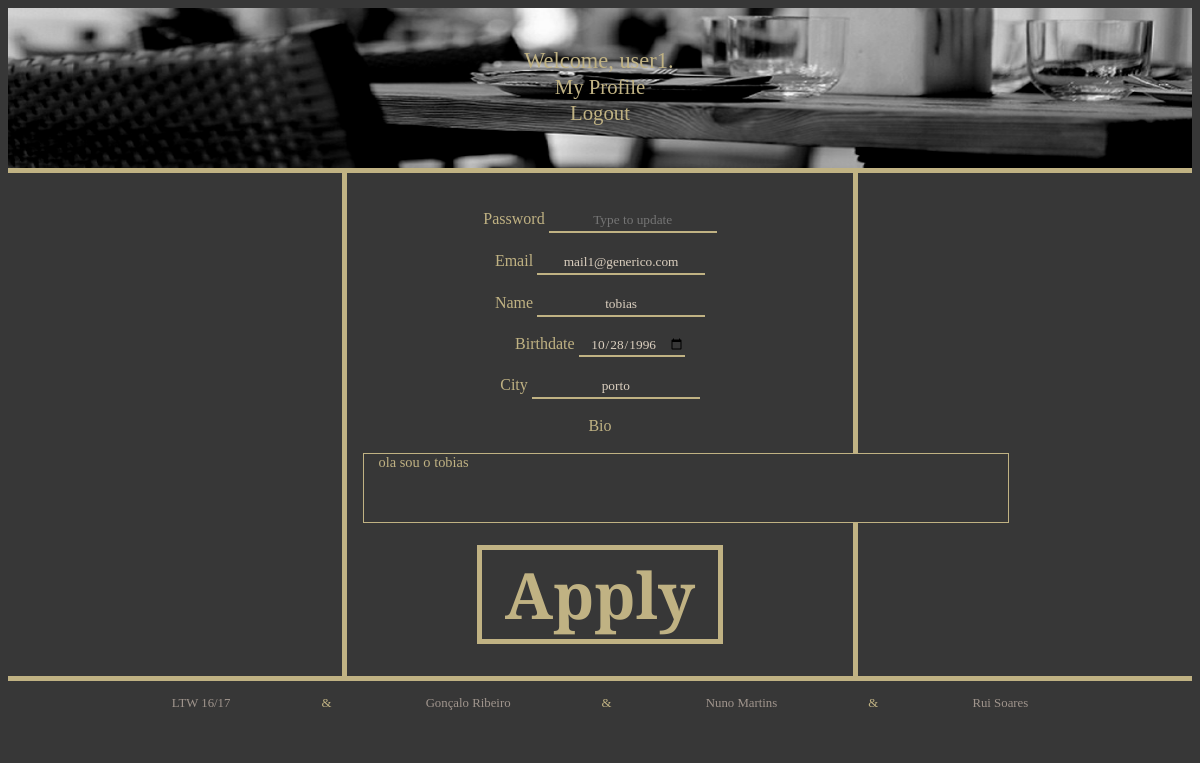
Before: /profile_edit.php (signed in) with the older database file.
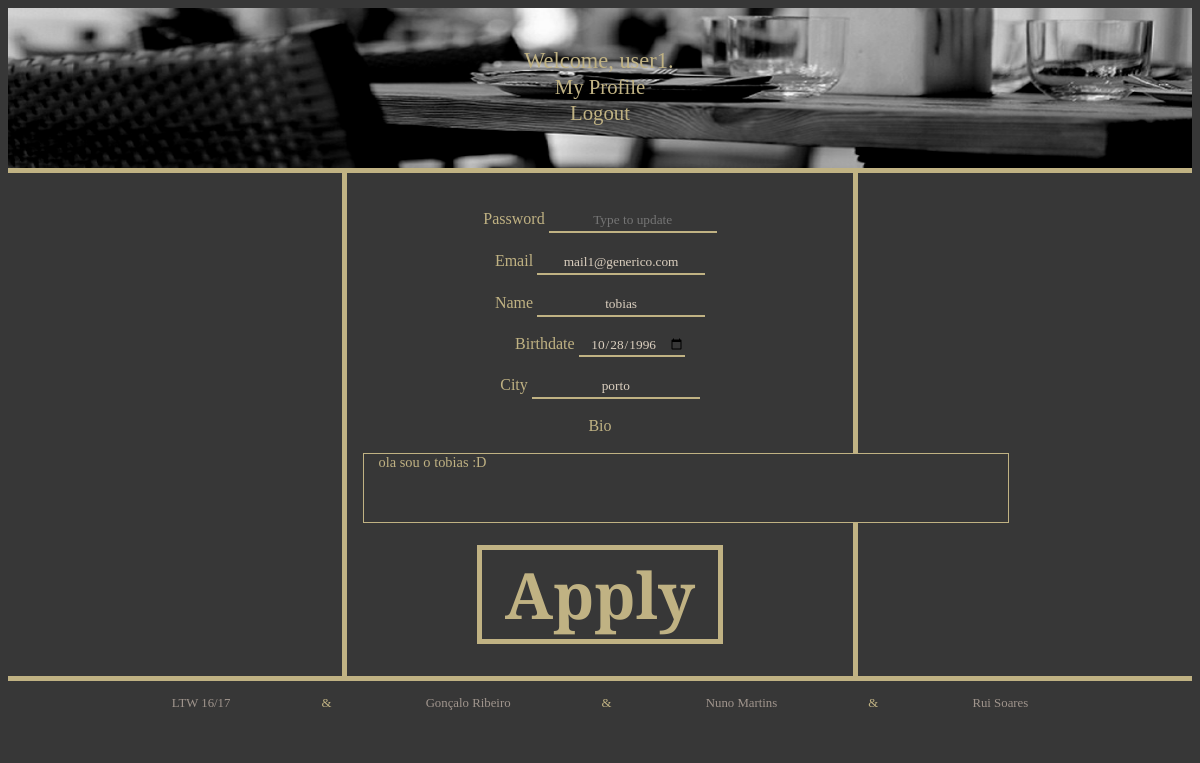
After: the same page with the newer database file.
### tables this page shows
CREATE TABLE account(
	username VARCHAR(16) PRIMARY KEY NOT NULL,
	password VARCHAR(33) NOT NULL,
	email VARCHAR(254),
	name VARCHAR(100),
	birth DATE,
	city VARCHAR(50),
	country VARCHAR(50),
	description VARCHAR(256),
	type VARCHAR(10)
);

### profile_edit.php (called while the page is built)
<?php
include('./pageLayout/head.php');
include('./pageLayout/pageHeader.php');
include('./pageLayout/profile_edit_body.php');
include('./pageLayout/about.php');
include('./pageLayout/footer.php');
?>

### php/users.php (called while the page is built, shortened)
<?php
    function getUser($dbh,$user){
        $stmt = $dbh->prepare('SELECT * FROM account WHERE username = ?');
        $stmt->execute(array($user));
        return $stmt->fetch();
    }
?>

### pageLayout/profile_edit_body.php (the view)
<div id="register_body">
	<div id="register_area">
        <?php
            include_once('./php/connectdb.php');
            include_once('./php/users.php');
            $dbh = connectdb('./database/database.db');
            $user = getUser($dbh,$_SESSION['username']);
        ?>
        <form id="edit_user" action="php/updateUser.php" method="post">
                <br><br>
                <label >Password</label>
				<input id="input" name="password_input" type="password" placeholder="Type to update" value="">
                <br><br>
                <label >Email</label>
				<input id="input" name="email_input" type="text" value="<?php echo $user['email']; ?>">
                <br><br>
                <label >Name</label>
				<input id="input" name="name_input" type="text" value="<?php echo $user['name']; ?>">
                <br><br>
                <label >Birthdate</label>
				<input id="input" name="birth_input" type="date" value="<?php echo $user['birth']; ?>">
                <br><br>
                <label >City</label>
				<input id="input" name="city_input" type="text" value="<?php echo $user['city']; ?>">
                <br><br>
                <label >Bio</label>
                <br><br>
                <textarea id="description_area" rows="4" cols="75" name="description_input" form="edit_user"><?php echo $user['description'] ?></textarea>
                <br><br>
                <input id="submit_btn" type="submit" value=" Apply ">
        </form>
    </div>
</div>

### pageLayout/head.php (shortened to what this page needs)
<!DOCTYPE html>
<html>
	<head>
		<link rel="stylesheet" href="./stylesheets/mainBody.css">
		<link rel="stylesheet" href="./stylesheets/registerBody.css">
		<link rel="stylesheet" href="./stylesheets/pageHeader.css">
		<link rel="stylesheet" href="./stylesheets/about.css">
		<link rel="stylesheet" href="./stylesheets/profileBody.css">
		<link rel="stylesheet" href="./stylesheets/restaurantBody.css">
	</head>
	<body>

### pageLayout/pageHeader.php
<div id="page_header">
	<a href="index.php">
		<div id="stock_img">
			<img src="./resources/restaurant_stock.jpg" />
		</div>
	</a>
	<div id="login_area">
		<?php if(!isset($_SESSION['username'])):?>
		<form action="php/login.php" method="post">
			<div id="usernameThings" />
				<label id="username_label">Username</label>
				<input id="username_input" name="username_input" type="text" required>
			</div>
			<div id="passwordThings" />
				<label id="password_label">Password</label>
				<input id="password_input" name="password_input" type="password" required>
			</div>
			<?php if(isset($_GET['invalidacc'])): ?>
			<label id="incorrect">Incorrect username/password</label><br>
			<?php endif;?>
			<input id="login_btn" type="submit" value="Login">
		</form>
		<input id="register_btn" type="button" onclick="window.location = 'register.php';" value="Register">
		<?php else:?>
		<form id="my_profile" action="profile.php<?php echo '?username=' . $_SESSION['username'];?>" method="post">
			<label id="user_name"><?php echo $_SESSION['username']; ?></label>
			<br>
			<input id="profile_btn" type="submit" value="My Profile">
		</form>
		<form action="php/logout.php" method="post">
			<input id="logout_btn" type="submit" value="Logout">
		</form>
		<?php endif;?>
	</div>
</div>

### pageLayout/about.php
<div id="about">
	<div id="aboutDiv">
		<p>LTW 16/17</p>
		<p>Gonçalo Ribeiro</p>
		<p>Nuno Martins</p>
		<p>Rui Soares</p>
	</div>
</div>

### pageLayout/footer.php
	</body>
</html>

### stylesheets/mainBody.css (style rules this page uses)
body { background-color: #373737; overflow:auto; }
a { color: #C0B283; text-decoration:none; }

### stylesheets/registerBody.css (style rules this page uses)
#register_area { height:100%; width:40%; min-width: 400px; padding-left: 1em; padding-right: 1em; margin:0 auto; color: #C0B283; background-color: #373737; font-family: 'Playfair Display', serif; border-right: 5px solid #C0B283; border-left: 5px solid #C0B283; text-align:center; }
#register_body { float: left; width: 100%; min-width: 1000px; height: 100%; border-bottom: 5px solid #C0B283; }
#input { border: 0px solid; height: 1.5em; text-align: center; font-family: 'Playfair Display', serif; border-bottom: 2px solid #C0B283; color: #DCD0C0; background:#373737; }
#submit_btn { position:relative; margin:0 auto; margin-bottom:0.5em; border-style:solid; border-width: 5px; background-color:inherit; font-family: inherit; font-size:4em; font-weight:bold; color: #C0B283; border-color: #C0B283; }
#description_area { background-color: #373737; font-family: 'Playfair Display', serif; font-size: 0.9em; color: #C0B283; resize: none; text-align: justify; padding: 0; padding-left: 1em; padding-right: 1em; border: 1px solid #C0B283; }

### stylesheets/pageHeader.css (style rules this page uses)
#page_header { float: left; height: 160px; width: 100%; min-width: 1000px; background-color: #373737; border-bottom: 5px solid #C0B283; }
#stock_img * { float: right; width: 100%; min-width:700px; height: 160px; background-color:lime; }
#login_area { position:relative; margin:0 auto; top:-7.5em; height: 6em; width:40%; text-align: center; font-family: 'Playfair Display', serif; }
#logout_btn { position:relative; border: 0; background-color:inherit; font-family: inherit; color: #C0B283; font-size:1.3em; }
#user_name { font-family: 'Playfair Display', serif; font-size: 1.4em; color: #C0B283; padding-right: 0.1em; }
#user_name:before { content:'Welcome, '; }
#user_name:after { content:'.'; }
#profile_btn { border: 0; background-color:inherit; font-family: inherit; color: #C0B283; font-size:1.3em; }

### stylesheets/about.css (style rules this page uses)
#about { min-width: 1000px; width: 100%; height: 54px; display:inline-block; background-color: #373737; color: #A0958D; font-family: 'Playfair Display', serif; font-size: 0.8em; text-align: center; }
#aboutDiv { width: 100%; position: relative; top: 0.2em; }
#aboutDiv p { display: inline-block; height: 1.2em; padding: 0; margin-left: 0; margin-right: 0; }
#aboutDiv p:after { display:inline-block; content:'&'; width: 15em; height: 1.2em; font-style: bold; color: #C0B283; }
#aboutDiv p:last-child:after { display: none; }

Changed rows visible on the page:
changed account "mail1@generico.com": description_input "ola sou o tobias" → "ola sou o tobias :D"
